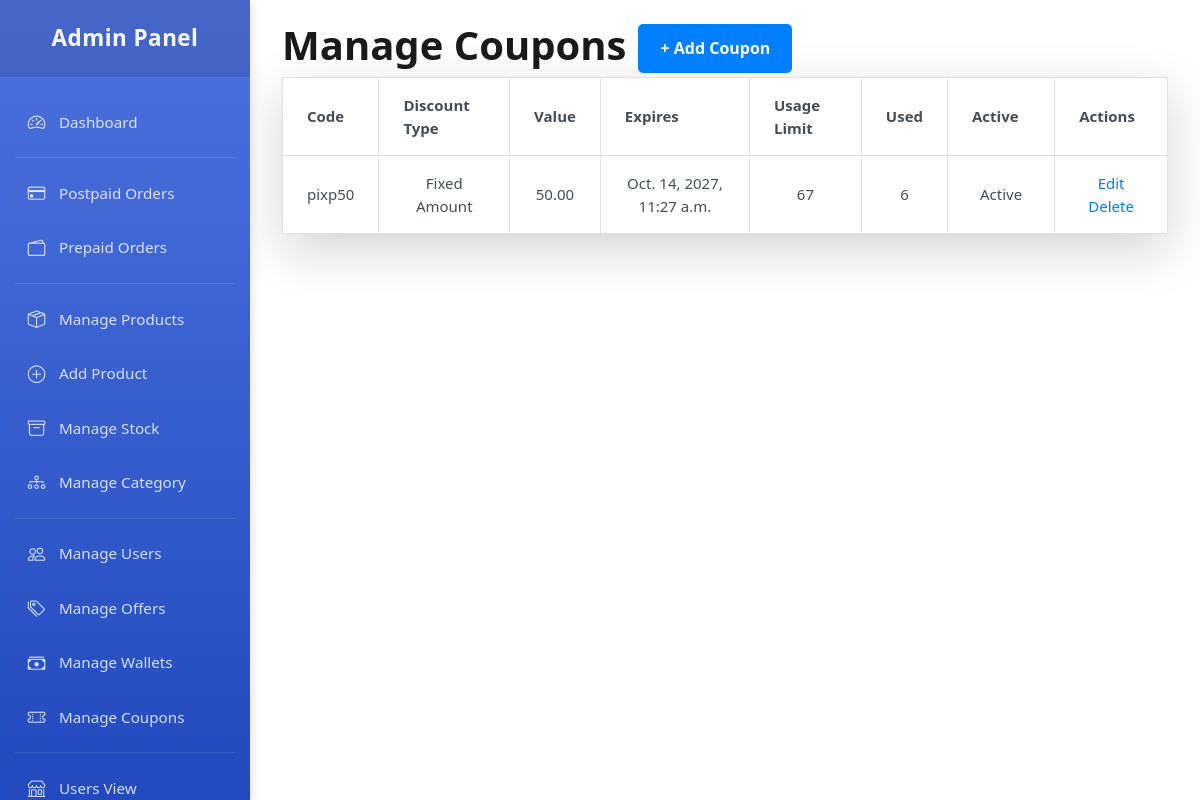
/adminpanel/coupons/, run on the app's committed database.
### cart/models.py (models this page shows, shortened)
class Coupon(models.Model):
    DISCOUNT_TYPE_CHOICES = [
        ('percentage', 'Percentage'),
        ('fixed', 'Fixed Amount'),
    ]
    code = models.CharField(max_length=20, unique=True, help_text="Unique coupon code")
    discount_type = models.CharField(max_length=10, choices=DISCOUNT_TYPE_CHOICES, default='percentage')
    discount_value = models.DecimalField(max_digits=10,default="10", decimal_places=2, help_text="Discount amount or percentage")
    expiration_date = models.DateTimeField(help_text="Expiration date of the coupon")
    usage_limit = models.PositiveIntegerField(default=1, help_text="Maximum times the coupon can be used")
    used_count = models.PositiveIntegerField(default=0, help_text="Number of times the coupon has been used")
    is_active = models.BooleanField(default=True, help_text="Whether the coupon is active or not")

### adminpanel/views.py (the view)
# urls.py: path('coupons/', views.coupon_list, name='coupon_list'),
def coupon_list(request):
    coupons = Coupon.objects.all()
    return render(request, 'admin/coupons_list.html', {'coupons': coupons})

### cart/context_processors.py (called while the page is built)
def cart_item_count(request):
    if request.user.is_authenticated:
        cart, created = Cart.objects.get_or_create(user=request.user)
        count = cart.cart_items.count()  # Count total items in the cart
    else:
        count = 0  # If user is not logged in, set count to 0
    return {'cart_count': count}

def wishlist_item_count(request):
    if request.user.is_authenticated:
        wishlist, created = Wishlist.objects.get_or_create(user=request.user)
        count = wishlist.items.count()  # Use 'items' from related_name in WishlistItem
    else:
        count = 0  # No wishlist items if user is not logged in
    return {'wishlist_count': count}

### templates/admin/coupons_list.html (shortened to what this page needs)
{% extends "admin/admin-base.html" %}
{% block content %}
<div class="container mx-auto p-6">
    <div class="flex justify-between items-center mb-6">
        <h1 class="text-3xl font-semibold text-gray-800">Manage Coupons</h1>
        <a href="{% url 'add_coupon' %}" class="btn-sm btn">
            + Add Coupon
        </a>
    </div>
    <div class="bg-white shadow-lg rounded-lg overflow-hidden">
        <table class="min-w-full border-collapse border border-gray-200">
            <thead class="bg-gray-100 text-gray-700">
                <tr>
                    <th class="px-4 py-3 border">Code</th>
                    <th class="px-4 py-3 border">Discount Type</th>
                    <th class="px-4 py-3 border">Value</th>
                    <th class="px-4 py-3 border">Expires</th>
                    <th class="px-4 py-3 border">Usage Limit</th>
                    <th class="px-4 py-3 border">Used</th>
                    <th class="px-4 py-3 border">Active</th>
                    <th class="px-4 py-3 border">Actions</th>
                </tr>
            </thead>
            <tbody>
                {% for coupon in coupons %}
                <tr class="border-b hover:bg-gray-50">
                    <td class="px-4 py-3 border text-center">{{ coupon.code }}</td>
                    <td class="px-4 py-3 border text-center">{{ coupon.get_discount_type_display }}</td>
                    <td class="px-4 py-3 border text-center">{{ coupon.discount_value }}</td>
                    <td class="px-4 py-3 border text-center">{{ coupon.expiration_date }}</td>
                    <td class="px-4 py-3 border text-center">{{ coupon.usage_limit }}</td>
                    <td class="px-4 py-3 border text-center">{{ coupon.used_count }}</td>
                    <td class="px-4 py-3 border text-center">
                        {% if coupon.is_active %}
                            <span class="bg-green-500  px-2 py-1 rounded text-sm">Active</span>
                        {% else %}
                            <span class="bg-red-500 px-2 py-1 rounded text-sm">Inactive</span>
                        {% endif %}
                    </td>
                    <td class="px-4 py-3 border text-center space-x-2">
                        <a href="{% url 'edit_coupon' coupon.id %}" class="text-blue-600 hover:underline">Edit</a>
                        <a href="{% url 'delete_coupon' coupon.id %}"
                           class="text-red-600 hover:underline"
                           onclick="return confirm('Are you sure you want to delete this coupon?')">
                            Delete
                        </a>
                    </td>
                </tr>
                {% empty %}
                <tr>
                    <td colspan="8" class="px-4 py-6 text-center text-gray-500">
                        No coupons found.
                    </td>
                </tr>
                {% endfor %}
            </tbody>
        </table>
    </div>
</div>
{% endblock %}

### static/css/styles.css (style rules this page uses)
:root { --header-height: 4rem; --first-color: hsl(210, 100%, 50%); --first-color-alt: hsl(200, 100%, 80%); --second-color: hsl(35, 100%, 50%); --title-color: hsl(0, 0%, 10%); --text-color: hsl(210, 10%, 30%); --text-color-light: hsl(210, 15%, 50%); --body-color: hsl(0, 0%, 100%); --container-color: hsl(210, 20%, 95%); --border-color: hsl(210, 50%, 90%); --border-color-alt: hsl(200, 89%, 82%); --body-font: "Lato", sans-serif; --second-font: "League Spartan" sans-serif; --big-font-size: 3.5rem; --h1-font-size: 2.75rem; --h2-font-size: 2rem; --h3-font-size: 1.75rem; --h4-font-size: 1.375rem; --large-font-size: 1.125rem; --normal-font-size: 1rem; --small-font-size: 0.875rem; --smaller-font-size: 0.75rem; --tiny-font-size: 0.6875rem; --weight-400: 400; --weight-500: 500; --weight-600: 600; --weight-700: 700; --transition: cubic-bezier(0, 0, 0.05, 1); }
@media screen and (max-width: 1200px) { :root { --big-font-size: 2.25rem; --h1-font-size: 2rem; --h2-font-size: 1.375rem; --h3-font-size: 1.25rem; --h4-font-size: 1.125rem; --large-font-size: 1rem; --normal-font-size: 0.9375rem; --small-font-size: 0.8125rem; --smaller-font-size: 0.6875rem; --tiny-font-size: 0.625rem; } }
* { margin: 0; padding: 0; box-sizing: border-box; }
html { scroll-behavior: smooth; }
input, textarea, body { color: var(--text-color); font-family: var(--body-font); font-size: var(--normal-font-size); font-weight: var(--weight-400); }
body { background-color: var(--body-color); }
h1, h2, h3, h4 { font-family: var(--second-font); color: var(--title-color); font-weight: var(--weight-600); }
a { text-decoration: none; }
table { width: 100%; border-collapse: collapse; }
.container { max-width: 1320px; margin-inline: auto; padding-inline: 0.75rem; }
.btn { background-color: var(--first-color); color: var(--body-color); height: 49px; line-height: 43px; font-family: var(--second-font); font-size: var(--small-font-size); font-weight: var(--weight-700); border-radius: 0.25rem; -webkit-border-radius: 0.25rem; -moz-border-radius: 0.25rem; -ms-border-radius: 0.25rem; -o-border-radius: 0.25rem; transition: all 0.4s var(--transition); -webkit-transition: all 0.4s var(--transition); -moz-transition: all 0.4s var(--transition); -ms-transition: all 0.4s var(--transition); -o-transition: all 0.4s var(--transition); }
.flex { display: flex; align-items: center; column-gap: 0.5rem; }
.btn { display: flex; align-items: center; justify-content: center; text-align: center; margin :4px; border: 2px solid var(--first-color); background-color: var(--first-color); border: 2px solid var(--first-color); color: var(--body-color); padding: 12px 20px; font-size: 16px; font-weight: bold; border-radius: 5px; cursor: pointer; transition: background-color 0.3s; }
@media screen and (max-width: 1400px) { .container { max-width: 1140px; } }
@media screen and (max-width: 1200px) { .container { max-width: 960px; } }

### templates/admin/admin-base.html (style rules this page uses)
:root { --primary-color: #4e73df; --secondary-color: #224abe; --accent-color: #36b9cc; --text-light: #f8f9fc; --sidebar-width: 250px; --transition-speed: 0.3s; --sidebar-bg: linear-gradient(180deg, #4e73df 0%, #224abe 100%); }
body { font-family: 'Nunito', 'Segoe UI', Roboto, sans-serif; }

### data on the page
Coupon: code "pixp50", discount_type "Fixed Amount", discount_value "50.00", expiration_date "Oct. 14, 2027, 11:27 a.m.", usage_limit "67", used_count "6", is_active "Active"
